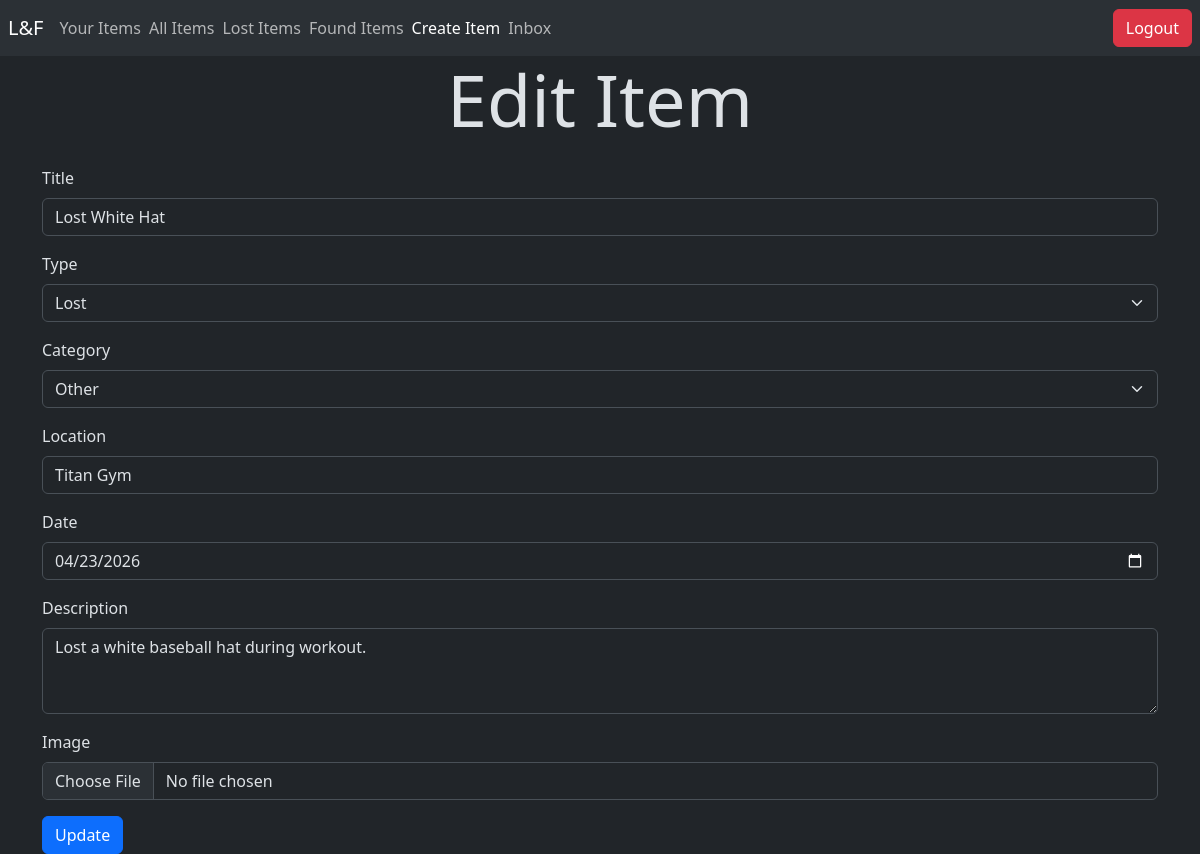
Before: /edit_item.php?item_id=14 (signed in) with the older database file.
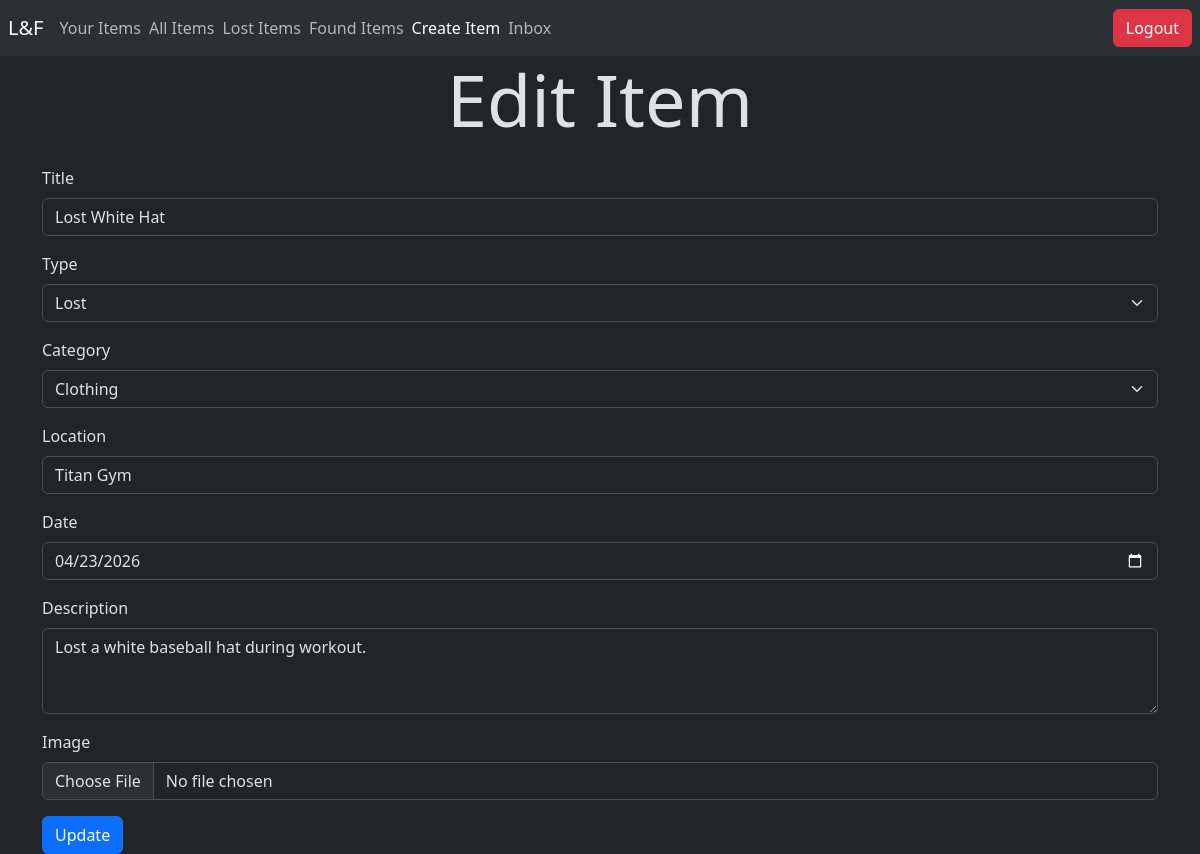
After: the same page with the newer database file.
### tables this page shows
CREATE TABLE ITEM (
    Item_id INT AUTO_INCREMENT,
    Inserted_at TIMESTAMP NOT NULL,
    Location VARCHAR(50) NOT NULL,
    Description VARCHAR(250) NOT NULL,
    Title VARCHAR(50) NOT NULL, 
    Type VARCHAR(20) NOT NULL,
    Category VARCHAR(20) NOT NULL,
    Status VARCHAR(20) NOT NULL,
    Date DATE NOT NULL,
    Img VARCHAR(225) NOT NULL,
    User_id INT NOT NULL,

    PRIMARY KEY (Item_id),
    FOREIGN KEY (User_id) REFERENCES USER (User_id)
);

### edit_item.php (the view, shortened to what the changed rows need)
<?php
include("connect.php");
$item_id = $_GET['item_id'];
$sql_fetch_item = "select * from item where Item_id=$item_id;";
$item_row = $conn->query($sql_fetch_item);
$item = $item_row->fetch_assoc();
?>
<!doctype html>
<html lang="en" class="h-100" data-bs-theme="dark">
<head>
    <link href="https://cdn.jsdelivr.net/npm/bootstrap@5.3.8/dist/css/bootstrap.min.css" rel="stylesheet">
</head>
<body>
    <h1 class="display-2 text-center mb-4">Edit Item</h1>
    <div class="container">
        <form method="post" action="./update_item.php?item_id=<?php echo $item_id; ?>" enctype="multipart/form-data">
            <div class="mb-3">
                <label for="title" class="form-label">Title</label>
                <input type="text" class="form-control" id="title" name="title" value="<?php echo $item['Title']; ?>" required>
            </div>
            <div class="mb-3">
                <label for="type" class="form-label">Type</label>
                <select class="form-select" id="type" name="type" ?>" required>
                    <?php
                    if ($item['Type'] == 'Lost') {
                        echo ("
                        <option value='Lost' selected>Lost</option>
                        <option value='Found'>Found</option>
                        ");
                    } else {
                        echo ("
                        <option value='Lost'>Lost</option>
                        <option value='Found' selected>Found</option>
                        ");
                    }
                    ?>
                </select>
            </div>
            <div class="mb-3">
                <label for="category" class="form-label">Category</label>
                <select class="form-select" id="category" name="category" value="<?php echo $item['Category']; ?>" required>
                    <?php
                    if ($item['Category'] == 'Electronics') {
                        echo ("
                        <option value='Electronics' selected>Electronics</option>
                        <option value='Clothing'>Clothing</option>
                        <option value='Jewelry'>Jewelry</option>
                        <option value='Books'>Books</option>
                        <option value='Bags'>Bags</option>
                        <option value='Wallets'>Wallets</option>
                        <option value='Other'>Other</option>
                        ");
                    } else if ($item['Category'] == 'Clothing') {
                        echo ("
                        <option value='Electronics'>Electronics</option>
                        <option value='Clothing' selected>Clothing</option>
                        <option value='Jewelry'>Jewelry</option>
                        <option value='Books'>Books</option>
                        <option value='Bags'>Bags</option>
                        <option value='Wallets'>Wallets</option>
                        <option value='Other'>Other</option>
                        ");
                    } else {
                        echo ("
                        <option value='Electronics'>Electronics</option>
                        <option value='Clothing'>Clothing</option>
                        <option value='Jewelry'>Jewelry</option>
                        <option value='Books' selected>Books</option>
                        <option value='Bags'>Bags</option>
                        <option value='Wallets'>Wallets</option>
                        <option value='Other' selected>Other</option>
                        ");
                    }
                    ?>
                </select>
            </div>
            <div class="mb-3">
                <label for="location" class="form-label">Location</label>
                <input type="text" class="form-control" id="location" name="location" value="<?php echo $item['Location']; ?>" required>
            </div>
            <div class="mb-3">
                <label for="date" class="form-label">Date</label>
                <input type="date" class="form-control" id="date" name="date" value="<?php echo $item['Date']; ?>" required>
            </div>
            <div class="mb-3">
                <label for="description" class="form-label">Description</label>
                <textarea class="form-control" id="description" name="description" rows="3" required><?php echo $item['Description']; ?></textarea>
            </div>
        </form>
    </div>
</body>
</html>

Changed rows visible on the page:
changed item "Lost White Hat": category "Other" → "Clothing"
